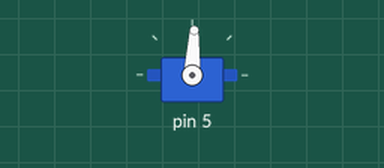
This sketch was run on a simulated Arduino Uno, built with avr-gcc and run on an emulated ATmega328P. Shown: servo.

Above: at 0.05 s.
At 1.25 s:
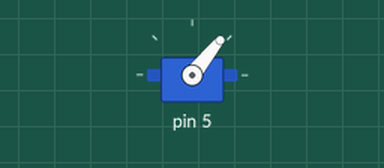
At 2.5 s:
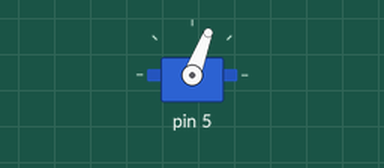
At 5.25 s:
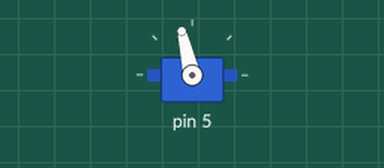
Timing chart, 0 to 6.9 s (numbered marks = the images above):
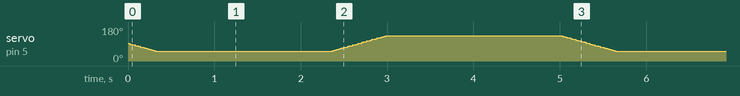

The sketch:

EDU_01_Simple_exemple.ino
```cpp
#include <Servo.h>
#include <ServoPlus.h>

ServoPlus monServoPlus;

void setup()
{
  monServoPlus.brancher(5);

}

void loop()
{
  monServoPlus.ecrireAngle(45,500);
  delay(2000);
  monServoPlus.ecrireAngle(135,500);
  delay(2000);
}
```
